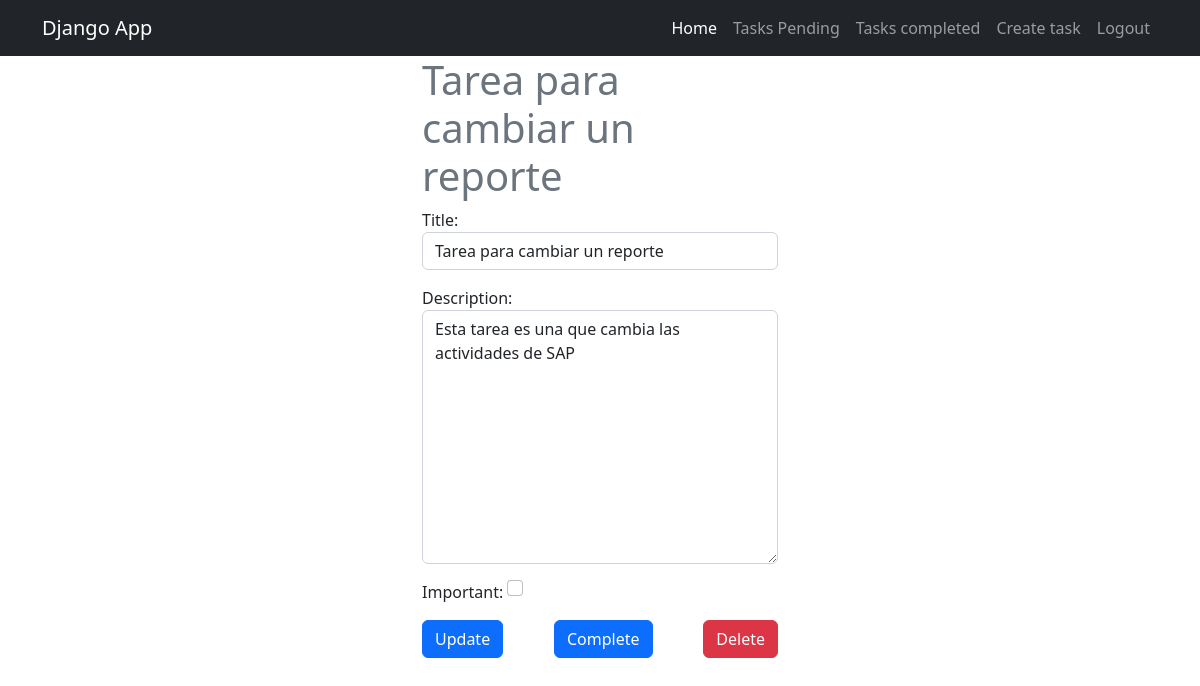
The page /tasks/6/ (signed in) on the database its author committed.
### tasks/models.py (models this page shows, shortened)
class Task(models.Model):
     title = models.CharField(max_length=100)
     description = models.TextField(blank=True)
     created = models.DateTimeField(auto_now_add=True)
     datecompleted = models.DateTimeField(null=True,blank=True)
     important = models.BooleanField(default=False)
     user = models.ForeignKey(User, on_delete=models.CASCADE)

### tasks/views.py (the view, shortened to what this page needs)
# urls.py: path('tasks/<int:task_id>/', views.tasks_detail,name='tasks_detail'),
@login_required
def tasks_detail(request, task_id):
    if request.method == "GET":
        task = get_object_or_404(Task, pk=task_id, user=request.user)
        form = TaskForm(instance=task)
        return render(request, "tasks_detail.html", {"task": task, "form": form})

### tasks/forms.py
class TaskForm(forms.ModelForm):
    class Meta:
        model = Task
        fields = ["title", "description", "important"]
        widgets = {
            "title": forms.TextInput(
                attrs={"class": "form-control", "placeholder": "Write a title"}
            ),
            "description": forms.Textarea(
                attrs={"class": "form-control", "placeholder": "Write a decription"}
            ),
            "important": forms.CheckboxInput(
                attrs={"class": "form-check-input m-auto"}
            ),
        }

### tasks/templates/tasks_detail.html (shortened to what this page needs)
{% extends 'base.html' %}
{% block content %}
<main class="container">
 <div class="row">
  <div class="col-md-4 offset-md-4">
   <h1 class="text-secondary">{{task.title}}</h1>
   <form method="POST">
    {{form.as_p}}
    <div class="d-flex justify-content-between">
     <button class="btn btn-primary">
      Update
     </button>
    </form>
    <form action="{% url 'complete_task' task.id %}" method="POST">
     <button class="btn btn-primary">
      Complete
     </button>
    </form>
    <form action="{% url 'delete_task' task.id %}" method="POST">
     <button class="btn btn-danger">
      Delete
     </button>
    </form>
    </div>
  </div>
</main>
{% endblock %}

### rows shown on the page
Task: title "Tarea para cambiar un reporte", description "Esta tarea es una que cambia las actividades de SAP"
